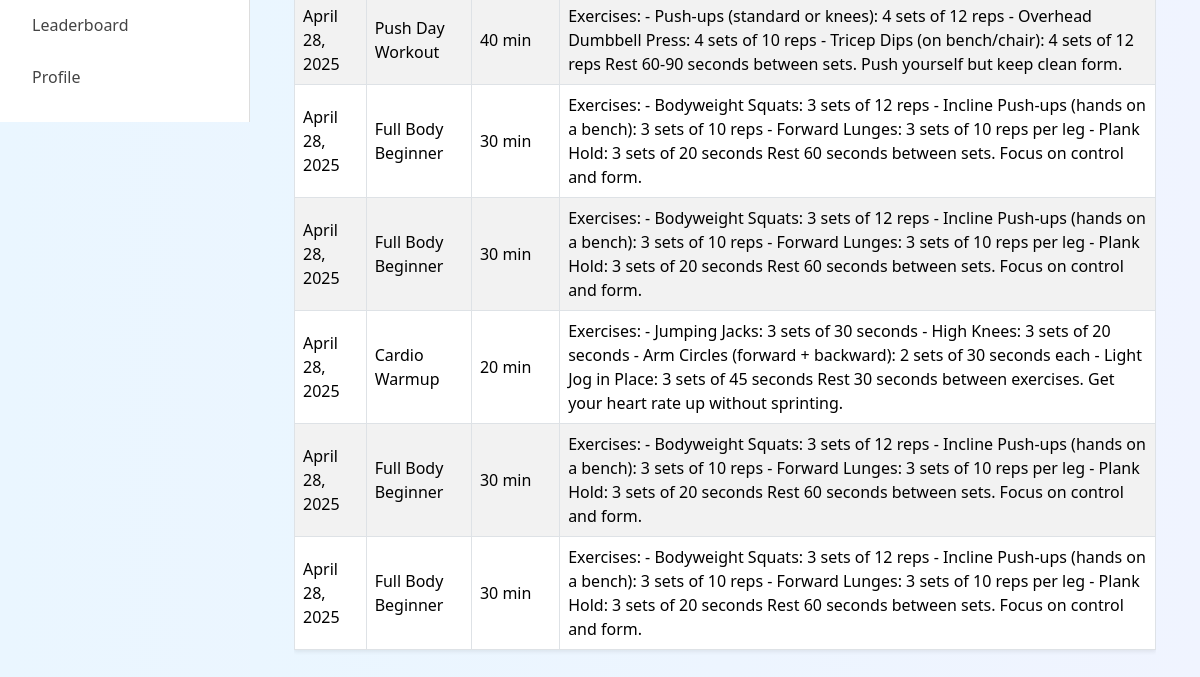
Page /workouts/log/ (signed in, lower part) on the earlier database version.
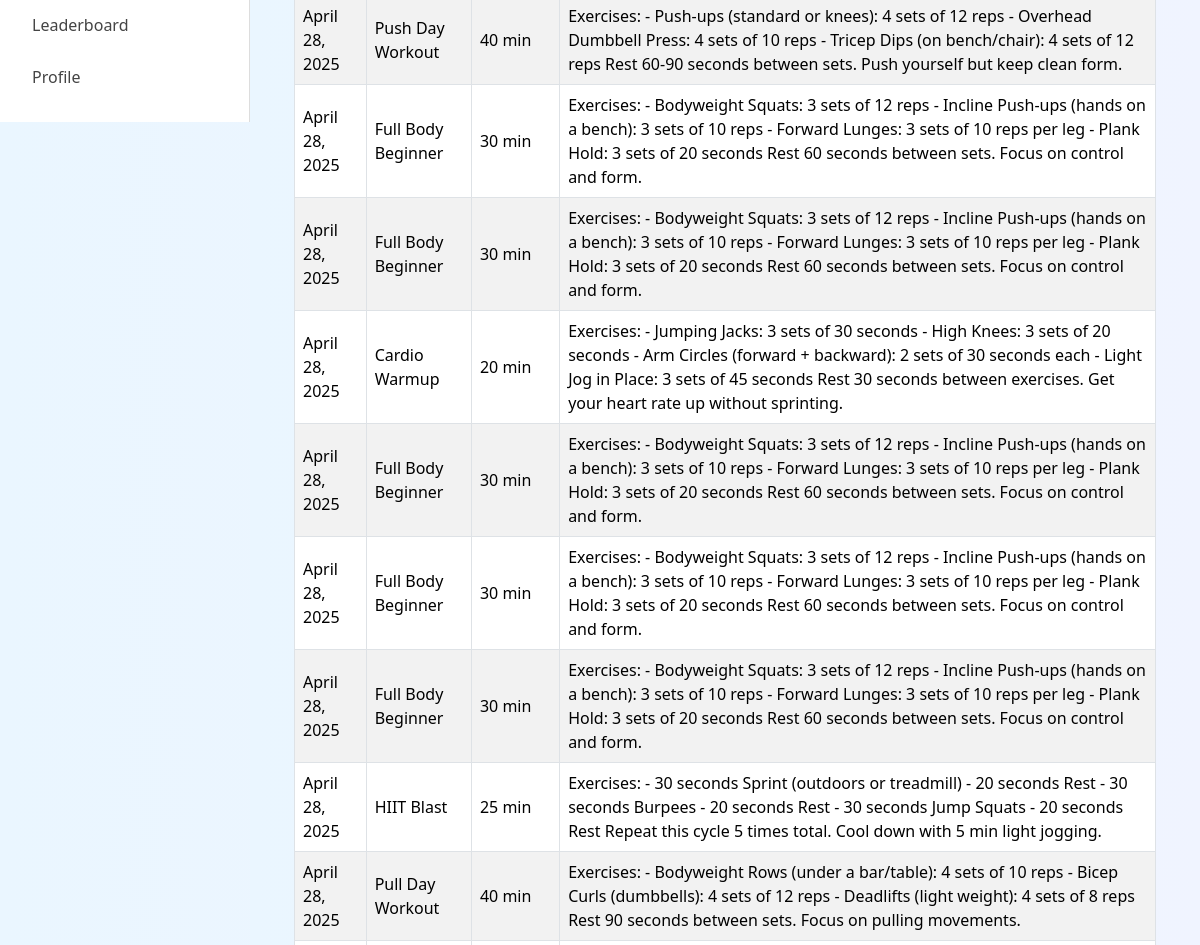
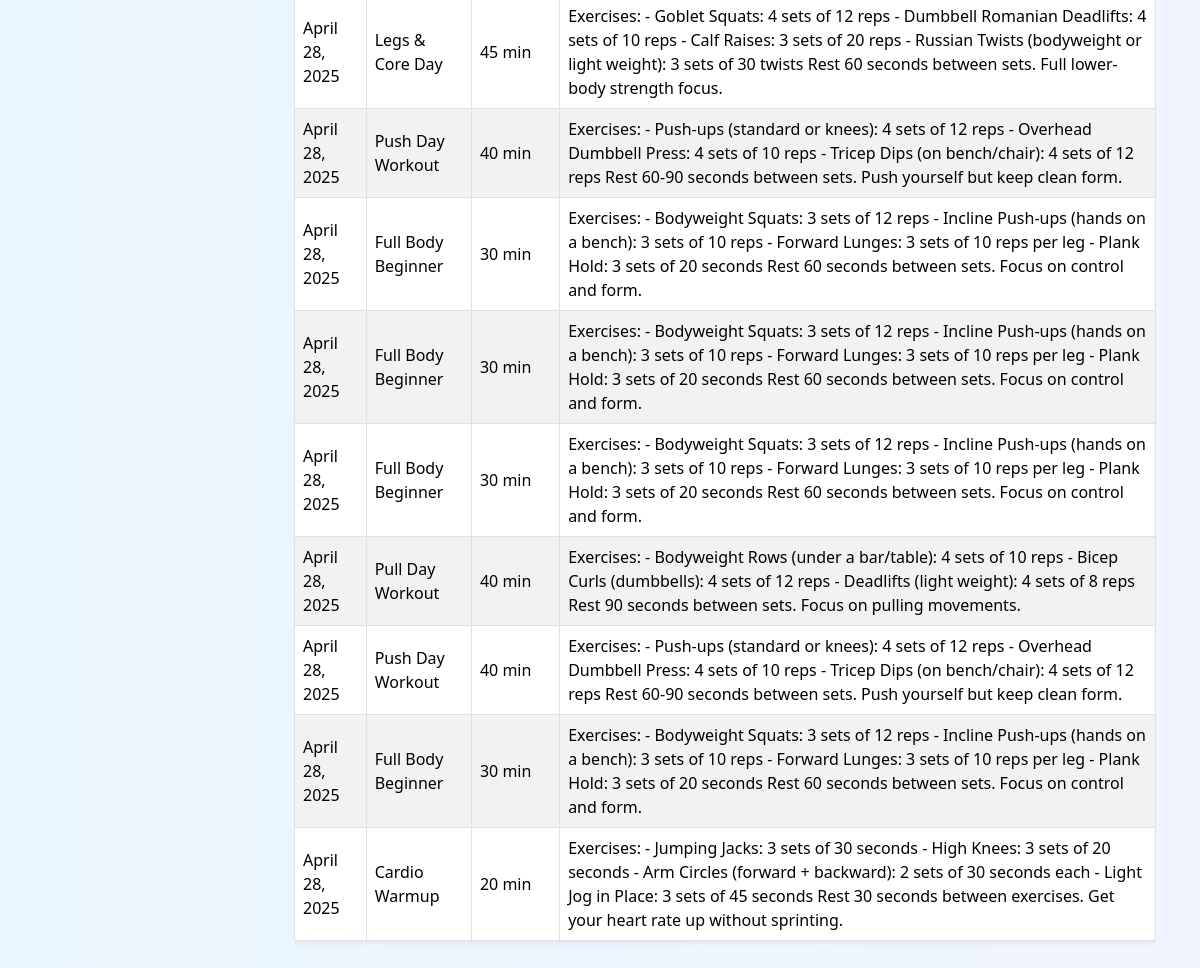
Same page on the later database version (2 pictures, top to bottom).
### workouts/models.py (models this page shows, shortened)
class WorkoutLog(models.Model):
    WORKOUT_TYPE_CHOICES = [
        ('strength', 'Strength Training'),
        ('cardio', 'Cardio'),
        ('flexibility', 'Flexibility'),
        ('balance', 'Balance'),
    ]
    user = models.ForeignKey(User, on_delete=models.CASCADE)
    workout_type = models.CharField(max_length=20, choices=WORKOUT_TYPE_CHOICES)
    exercise_name = models.CharField(max_length=100)
    sets = models.PositiveIntegerField(null=True, blank=True)
    reps = models.PositiveIntegerField(null=True, blank=True)
    weight = models.DecimalField(max_digits=5, decimal_places=2, null=True, blank=True)
    duration = models.PositiveIntegerField(null=True, blank=True)  # in minutes
    notes = models.TextField(blank=True)
    date = models.DateField()
    created_at = models.DateTimeField(auto_now_add=True)

### workouts/views.py (the view)
# urls.py: path('log/', views.workout_log_view, name='workout_log'),
def workout_log_view(request):
    workouts = WorkoutLog.objects.filter(user=request.user).order_by('-date')
    context = {
        'workouts': workouts,
        'dark_mode': request.COOKIES.get('darkMode') == 'true',
    }
    return render(request, 'workouts/workout_log.html', context)

### workouts/templates/workouts/workout_log.html (shortened to what this page needs)
{% extends "base.html" %}
{% block content %}
<div class="container py-5">
  <div class="table-responsive">
  <table class="table table-bordered table-hover align-middle shadow-sm table-striped">
    <tbody>
      {% if workouts %}
        {% for workout in workouts %}
        <tr>
          <td>{{ workout.date|date:"F j, Y" }}</td>
          <td>{{ workout.exercise_name }}</td>
          <td>
            {% if workout.duration %}
              {{ workout.duration }} min
            {% else %}
              —
            {% endif %}
          </td>
          <td>{{ workout.notes|default:"No notes" }}</td>
        </tr>
        {% endfor %}
      {% else %}
        <tr>
          <td colspan="4" class="text-center text-muted">
            No workouts logged yet. Start by adding a workout.
          </td>
        </tr>
      {% endif %}
    </tbody>
  </table>
</div>
</div>
{% endblock %}

Differences in the rows shown:
added WorkoutLog: date "April 28, 2025", exercise_name "Full Body Beginner", duration "30", notes "Exercises: - Bodyweight Squats: 3 sets of 12 reps - Incline Push-ups (hands on a bench): 3 sets of 10 reps - Forward Lunges: 3 sets of 10 reps per leg - Plank Hold: 3 sets of 20 seconds Rest 60 seconds between sets. Focus on control and form."
added WorkoutLog: date "April 28, 2025", exercise_name "HIIT Blast", duration "25", notes "Exercises: - 30 seconds Sprint (outdoors or treadmill) - 20 seconds Rest - 30 seconds Burpees - 20 seconds Rest - 30 seconds Jump Squats - 20 seconds Rest Repeat this cycle 5 times total. Cool down with 5 min light jogging."
added WorkoutLog: date "April 28, 2025", exercise_name "Pull Day Workout", duration "40", notes "Exercises: - Bodyweight Rows (under a bar/table): 4 sets of 10 reps - Bicep Curls (dumbbells): 4 sets of 12 reps - Deadlifts (light weight): 4 sets of 8 reps Rest 90 seconds between sets. Focus on pulling movements."
added WorkoutLog: date "April 28, 2025", exercise_name "Legs & Core Day", duration "45", notes "Exercises: - Goblet Squats: 4 sets of 12 reps - Dumbbell Romanian Deadlifts: 4 sets of 10 reps - Calf Raises: 3 sets of 20 reps - Russian Twists (bodyweight or light weight): 3 sets of 30 twists Rest 60 seconds between sets. Full lower-body strength focus."
added WorkoutLog: date "April 28, 2025", exercise_name "Push Day Workout", duration "40", notes "Exercises: - Push-ups (standard or knees): 4 sets of 12 reps - Overhead Dumbbell Press: 4 sets of 10 reps - Tricep Dips (on bench/chair): 4 sets of 12 reps Rest 60-90 seconds between sets. Push yourself but keep clean form."
added WorkoutLog: date "April 28, 2025", exercise_name "Full Body Beginner", duration "30", notes "Exercises: - Bodyweight Squats: 3 sets of 12 reps - Incline Push-ups (hands on a bench): 3 sets of 10 reps - Forward Lunges: 3 sets of 10 reps per leg - Plank Hold: 3 sets of 20 seconds Rest 60 seconds between sets. Focus on control and form."
added WorkoutLog: date "April 28, 2025", exercise_name "Full Body Beginner", duration "30", notes "Exercises: - Bodyweight Squats: 3 sets of 12 reps - Incline Push-ups (hands on a bench): 3 sets of 10 reps - Forward Lunges: 3 sets of 10 reps per leg - Plank Hold: 3 sets of 20 seconds Rest 60 seconds between sets. Focus on control and form."
added WorkoutLog: date "April 28, 2025", exercise_name "Full Body Beginner", duration "30", notes "Exercises: - Bodyweight Squats: 3 sets of 12 reps - Incline Push-ups (hands on a bench): 3 sets of 10 reps - Forward Lunges: 3 sets of 10 reps per leg - Plank Hold: 3 sets of 20 seconds Rest 60 seconds between sets. Focus on control and form."
added WorkoutLog: date "April 28, 2025", exercise_name "Pull Day Workout", duration "40", notes "Exercises: - Bodyweight Rows (under a bar/table): 4 sets of 10 reps - Bicep Curls (dumbbells): 4 sets of 12 reps - Deadlifts (light weight): 4 sets of 8 reps Rest 90 seconds between sets. Focus on pulling movements."
added WorkoutLog: date "April 28, 2025", exercise_name "Push Day Workout", duration "40", notes "Exercises: - Push-ups (standard or knees): 4 sets of 12 reps - Overhead Dumbbell Press: 4 sets of 10 reps - Tricep Dips (on bench/chair): 4 sets of 12 reps Rest 60-90 seconds between sets. Push yourself but keep clean form."
added WorkoutLog: date "April 28, 2025", exercise_name "Full Body Beginner", duration "30", notes "Exercises: - Bodyweight Squats: 3 sets of 12 reps - Incline Push-ups (hands on a bench): 3 sets of 10 reps - Forward Lunges: 3 sets of 10 reps per leg - Plank Hold: 3 sets of 20 seconds Rest 60 seconds between sets. Focus on control and form."
added WorkoutLog: date "April 28, 2025", exercise_name "Cardio Warmup", duration "20", notes "Exercises: - Jumping Jacks: 3 sets of 30 seconds - High Knees: 3 sets of 20 seconds - Arm Circles (forward + backward): 2 sets of 30 seconds each - Light Jog in Place: 3 sets of 45 seconds Rest 30 seconds between exercises. Get your heart rate up without sprinting."
